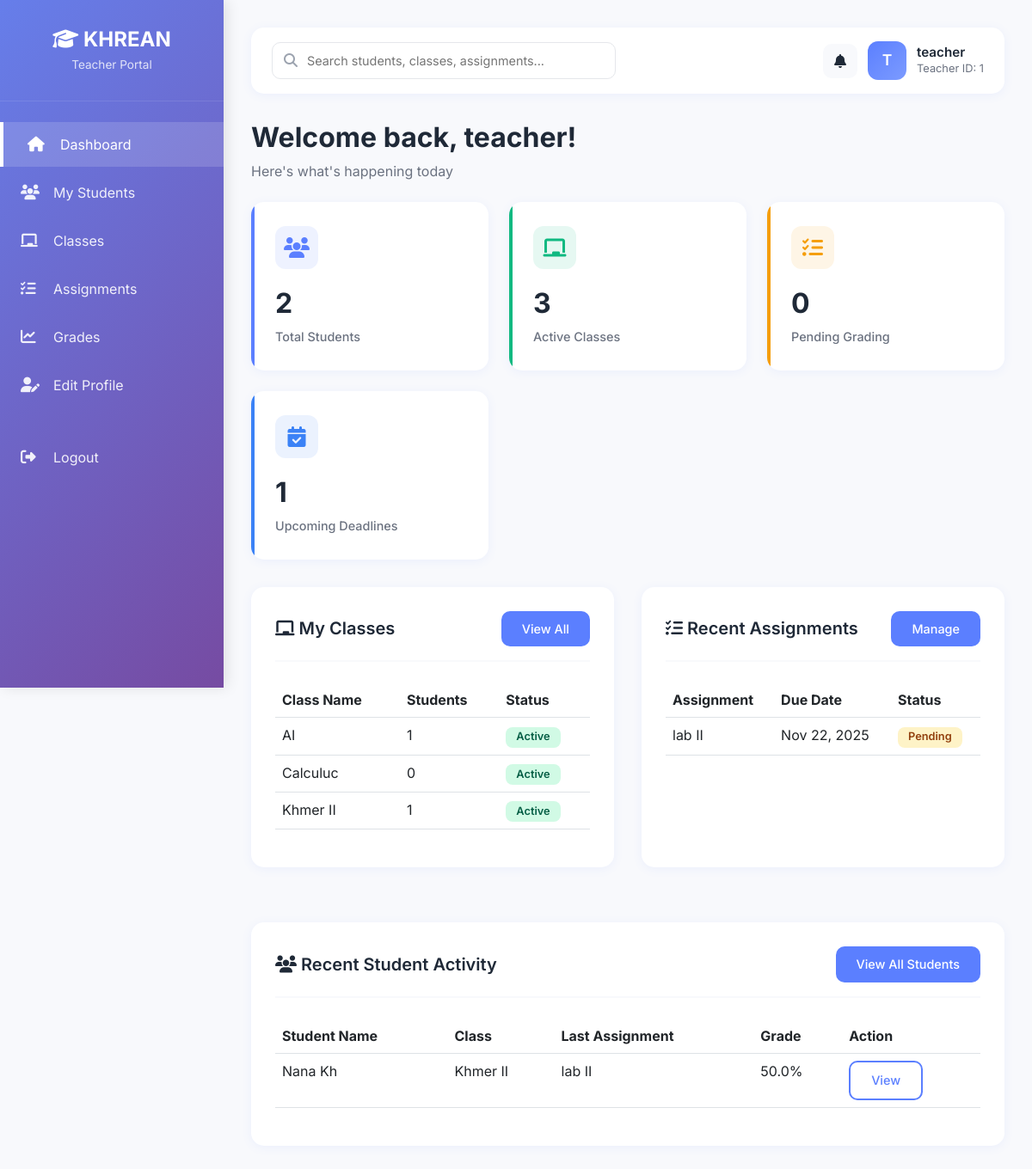
The app's page /teacher/dashboard (signed in) with its own data.
### models/user.py (models this page shows, shortened)
class User(UserMixin, db.Model):
    __tablename__ = 'users'
    id = db.Column(db.Integer, primary_key=True)
    username = db.Column(db.String(50), unique=True, nullable=False, index=True)
    email = db.Column(db.String(120), unique=True, nullable=False, index=True)
    password = db.Column(db.String(200), nullable=False)
    role = db.Column(db.String(20), nullable=False,
                     default='student', index=True)  # admin | teacher | student
    status = db.Column(db.String(20), nullable=False, default='active', index=True)
    created_at = db.Column(db.DateTime, nullable=False, default=db.func.current_timestamp())
    last_login = db.Column(db.DateTime, nullable=True)
    student_profile = db.relationship('Student', backref='user', uselist=False, cascade='all, delete-orphan')
    teacher_profile = db.relationship('Teacher', backref='user', uselist=False, cascade='all, delete-orphan')

### models/teacher.py (models this page shows, shortened)
class Teacher(db.Model):
    __tablename__ = 'teachers'
    id = db.Column(db.Integer, primary_key=True)
    user_id = db.Column(db.Integer, db.ForeignKey(
        'users.id', ondelete='CASCADE'), nullable=False, unique=True, index=True)
    first_name = db.Column(db.String(50))
    last_name = db.Column(db.String(50))
    department = db.Column(db.String(100))
    subject = db.Column(db.String(100))
    phone = db.Column(db.String(20))
    bio = db.Column(db.Text)
    avatar_path = db.Column(db.String(255))
    created_at = db.Column(db.DateTime, nullable=False,
                           default=datetime.utcnow)

### models/class_model.py (models this page shows, shortened)
class Class(db.Model):
    __tablename__ = 'classes'
    id = db.Column(db.Integer, primary_key=True)
    name = db.Column(db.String(100), nullable=False)
    description = db.Column(db.Text)
    class_code = db.Column(db.String(6), unique=True, nullable=False, index=True)
    teacher_id = db.Column(db.Integer, db.ForeignKey('teachers.id', ondelete='SET NULL'), index=True)
    created_at = db.Column(db.DateTime, nullable=False, default=datetime.utcnow)
    teacher = db.relationship('Teacher', backref='classes')
    students = db.relationship('Student', secondary=class_student, backref='classes', lazy='dynamic')
    assignments = db.relationship('Assignment', backref='class_obj', lazy='dynamic', cascade='all, delete-orphan')

### models/assignment.py (models this page shows, shortened)
class Assignment(db.Model):
    __tablename__ = 'assignments'
    id = db.Column(db.Integer, primary_key=True)
    title = db.Column(db.String(100), nullable=False)
    description = db.Column(db.Text, nullable=False)
    due_date = db.Column(db.DateTime, nullable=False, default=datetime.utcnow, index=True)
    status = db.Column(db.String(20), default='pending', index=True)
    file_path = db.Column(db.String(200))  # path to uploaded assignment file
    created_at = db.Column(db.DateTime, nullable=False, default=datetime.utcnow)
    class_id = db.Column(db.Integer, db.ForeignKey('classes.id', ondelete='CASCADE'), nullable=False, index=True)
    teacher_id = db.Column(db.Integer, db.ForeignKey('teachers.id', ondelete='SET NULL'), index=True)
    teacher = db.relationship('Teacher', backref='assignments')
    submissions = db.relationship('Submission', backref='assignment', lazy='dynamic', cascade='all, delete-orphan')

### models/student.py (models this page shows, shortened)
class Student(db.Model):
    __tablename__ = 'students'
    id = db.Column(db.Integer, primary_key=True)
    user_id = db.Column(db.Integer, db.ForeignKey(
        'users.id', ondelete='CASCADE'), nullable=False, unique=True, index=True)
    first_name = db.Column(db.String(50))
    last_name = db.Column(db.String(50))
    major = db.Column(db.String(100))
    year = db.Column(db.String(10))
    section = db.Column(db.String(20))
    created_at = db.Column(db.DateTime, nullable=False,
                           default=datetime.utcnow)

### models/submission.py (models this page shows, shortened)
class Submission(db.Model):
    __tablename__ = 'submissions'
    id = db.Column(db.Integer, primary_key=True)
    assignment_id = db.Column(db.Integer, db.ForeignKey('assignments.id', ondelete='CASCADE'), nullable=False, index=True)
    student_id = db.Column(db.Integer, db.ForeignKey('students.id', ondelete='CASCADE'), nullable=False, index=True)
    file_path = db.Column(db.String(200))  # path to submitted file
    comments = db.Column(db.Text)
    grade = db.Column(db.Float)  # Grade out of 100
    feedback = db.Column(db.Text)  # Teacher feedback
    submitted_at = db.Column(db.DateTime, nullable=False, default=datetime.utcnow)
    graded_at = db.Column(db.DateTime)
    student = db.relationship('Student', backref='submissions')

### routes/teacher.py (the view)
@teacher_bp.route("/dashboard")
@login_required
@teacher_required
def dashboard():
    teacher = Teacher.query.filter_by(user_id=current_user.id).first()
    classes_taught = Class.query.filter_by(teacher_id=teacher.id).all()
    total_students = 0
    for cls in classes_taught:
        total_students += cls.students.count()
    total_classes = len(classes_taught)
    pending_assignments = Submission.query.join(Assignment, Submission.assignment_id == Assignment.id).join(
        Class, Assignment.class_id == Class.id).filter(Class.teacher_id == teacher.id, Submission.grade == None).count()
    from datetime import datetime, timedelta
    upcoming = Assignment.query.join(Class, Assignment.class_id == Class.id).filter(
        Class.teacher_id == teacher.id, Assignment.due_date > datetime.utcnow()).count()
    stats = {
        "total_students": total_students,
        "total_classes": total_classes,
        "pending_assignments": pending_assignments,
        "upcoming_deadlines": upcoming,
    }
    recent_classes = Class.query.filter_by(
        teacher_id=teacher.id).limit(5).all()
    classes_formatted = []
    for cls in recent_classes:
        student_count = cls.students.count()
        classes_formatted.append({
            "id": cls.id,
            "name": cls.name,
            "student_count": student_count,
        })
    recent_assignments = Assignment.query.join(Class, Assignment.class_id == Class.id).filter(
        Class.teacher_id == teacher.id).order_by(Assignment.created_at.desc()).limit(5).all()
    assignments_formatted = []
    for assignment in recent_assignments:
        assignments_formatted.append({
            "id": assignment.id,
            "title": assignment.title,
            "due_date": assignment.due_date.strftime("%b %d, %Y") if assignment.due_date else "No date",
            "status": "pending",  # or compute based on submission grades
        })
    recent_students = (
        db.session.query(Student, Assignment, Submission)
        .join(Class, Student.classes)
        .join(Assignment, Assignment.class_id == Class.id)
        .join(Submission, Submission.student_id == Student.id)
        .filter(Class.teacher_id == teacher.id)
        .order_by(Submission.submitted_at.desc())
        .limit(5)
        .all()
    )
    students_formatted = []
    for student, assignment, submission in recent_students:
        students_formatted.append({
            "id": student.id,
            "first_name": student.first_name or "",
            "last_name": student.last_name or "",
            "class_name": assignment.class_obj.name if assignment.class_obj else "",
            "last_assignment": assignment.title,
            "grade": submission.grade if submission.grade else None,
        })
    return render_template("teacher/dashboard.html", teacher=teacher, stats=stats, recent_classes=classes_formatted, recent_assignments=assignments_formatted, recent_students=students_formatted)

### routes/teacher.py (called while the page is built)
def teacher_required(f):
    from functools import wraps
    @wraps(f)
    def wrapper(*args, **kwargs):
        if not current_user.is_authenticated or current_user.role != "teacher":
            flash("Access denied.", "danger")
            return redirect(url_for("auth_bp.login"))
        return f(*args, **kwargs)
    return wrapper

### templates/teacher/dashboard.html (shortened to what this page needs)
{% extends "base.html" %}
{% block sidebar_subtitle %}Teacher Portal{% endblock %}
{% block sidebar_menu %}
<li>
    <a href="{{ url_for('teacher_bp.dashboard') }}" class="active">
        <i class="fas fa-home"></i>
        Dashboard
    </a>
</li>
<li>
    <a href="{{ url_for('teacher_bp.students') }}">
        <i class="fas fa-users"></i>
        My Students
    </a>
</li>
<li>
    <a href="{{ url_for('teacher_bp.classes') }}">
        <i class="fas fa-chalkboard"></i>
        Classes
    </a>
</li>
<li>
    <a href="{{ url_for('teacher_bp.assignments') }}">
        <i class="fas fa-tasks"></i>
        Assignments
    </a>
</li>
<li>
    <a href="{{ url_for('teacher_bp.grades') }}">
        <i class="fas fa-chart-line"></i>
        Grades
    </a>
</li>
<li>
    <a href="{{ url_for('teacher_bp.profile') }}">
        <i class="fas fa-user-edit"></i>
        Edit Profile
    </a>
</li>
<li style="margin-top: 2rem;">
    <a href="{{ url_for('auth_bp.logout') }}">
        <i class="fas fa-sign-out-alt"></i>
        Logout
    </a>
</li>
{% endblock %}
{% block search_placeholder %}Search students, classes, assignments...{% endblock %}
{% block user_avatar %}{{ teacher.user.username[0]|upper }}{% endblock %}
{% block user_name %}{{ teacher.user.username }}{% endblock %}
{% block user_id %}Teacher ID: {{ teacher.id }}{% endblock %}
{% block content %}
<div style="margin-bottom: 1.5rem;">
    <h2 style="font-weight: 700; color: #1f2937; margin-bottom: 0.5rem;">
        Welcome back, {{ teacher.user.username }}!
    </h2>
    <p style="color: #6b7280; margin: 0;">Here's what's happening today</p>
</div>
<div class="stats-grid">
    <div class="stat-card primary">
        <div class="stat-icon"><i class="fas fa-users"></i></div>
        <div class="stat-value">{{ stats.total_students }}</div>
        <div class="stat-label">Total Students</div>
    </div>
    <div class="stat-card success">
        <div class="stat-icon"><i class="fas fa-chalkboard"></i></div>
        <div class="stat-value">{{ stats.total_classes }}</div>
        <div class="stat-label">Active Classes</div>
    </div>
    <div class="stat-card warning">
        <div class="stat-icon"><i class="fas fa-tasks"></i></div>
        <div class="stat-value">{{ stats.pending_assignments }}</div>
        <div class="stat-label">Pending Grading</div>
    </div>
    <div class="stat-card info">
        <div class="stat-icon"><i class="fas fa-calendar-check"></i></div>
        <div class="stat-value">{{ stats.upcoming_deadlines }}</div>
        <div class="stat-label">Upcoming Deadlines</div>
    </div>
</div>
<div
    style="display: grid; grid-template-columns: repeat(auto-fit, minmax(400px, 1fr)); gap: 2rem; margin-bottom: 2rem;">
    <div class="content-card">
        <div class="card-header">
            <h4><i class="fas fa-chalkboard"></i> My Classes</h4>
            <a href="{{ url_for('teacher_bp.classes') }}" class="btn-custom btn-primary-custom">View All</a>
        </div>
        <div class="table-responsive">
            <table class="table table-hover">
                <thead>
                    <tr>
                        <th>Class Name</th>
                        <th>Students</th>
                        <th>Status</th>
                    </tr>
                </thead>
                <tbody>
                    {% for class in recent_classes %}
                    <tr>
                        <td>{{ class.name }}</td>
                        <td>{{ class.student_count }}</td>
                        <td><span class="badge badge-submitted">Active</span></td>
                    </tr>
                    {% endfor %}
                </tbody>
            </table>
        </div>
    </div>
    <div class="content-card">
        <div class="card-header">
            <h4><i class="fas fa-tasks"></i> Recent Assignments</h4>
            <a href="{{ url_for('teacher_bp.assignments') }}" class="btn-custom btn-primary-custom">Manage</a>
        </div>
        <div class="table-responsive">
            <table class="table table-hover">
                <thead>
                    <tr>
                        <th>Assignment</th>
                        <th>Due Date</th>
                        <th>Status</th>
                    </tr>
                </thead>
                <tbody>
                    {% for assignment in recent_assignments %}
                    <tr>
                        <td>{{ assignment.title }}</td>
                        <td>{{ assignment.due_date }}</td>
                        <td>
                            {% if assignment.status == 'pending' %}
                            <span class="badge badge-pending">Pending</span>
                            {% elif assignment.status == 'graded' %}
                            <span class="badge badge-graded">Graded</span>
                            {% else %}
                            <span class="badge badge-submitted">Active</span>
                            {% endif %}
                        </td>
                    </tr>
                    {% endfor %}
                </tbody>
            </table>
        </div>
    </div>
</div>
<div class="content-card">
    <div class="card-header">
        <h4><i class="fas fa-users"></i> Recent Student Activity</h4>
        <a href="{{ url_for('teacher_bp.students') }}" class="btn-custom btn-primary-custom">View All
            Students</a>
    </div>
    <div class="table-responsive">
        <table class="table table-hover">
            <thead>
                <tr>
                    <th>Student Name</th>
                    <th>Class</th>
                    <th>Last Assignment</th>
                    <th>Grade</th>
                    <th>Action</th>
                </tr>
            </thead>
            <tbody>
                {% for student in recent_students %}
                <tr>
                    <td>{{ student.first_name }} {{ student.last_name }}</td>
                    <td>{{ student.class_name }}</td>
                    <td>{{ student.last_assignment }}</td>
                    <td>
                        {% if student.grade %}
                        {{ student.grade }}%
                        {% else %}
                        Not Graded
                        {% endif %}
                    </td>
                    <td>
                        <a href="{{ url_for('teacher_bp.view_student', id=student.id) }}"
                            class="btn-custom btn-outline-custom">View</a>
                    </td>
                </tr>
                {% endfor %}
            </tbody>
        </table>
    </div>
</div>
{% endblock %}

### records on screen
User: user "T", user.username "teacher"
Teacher: id "1"
Class: name "AI", student_count "1"
Class: name "Calculuc", student_count "0"
Class: name "Khmer II", student_count "1", class_name "Khmer II"
Assignment: title "lab II", due_date "Nov 22, 2025", last_assignment "lab II"
Student: first_name "Nana", last_name "Kh"
Submission: grade "50.0"

### other values on screen
{{ stats.total_students }} "2"
{{ stats.total_classes }} "3"
{{ stats.pending_assignments }} "0"
{{ stats.upcoming_deadlines }} "1"
